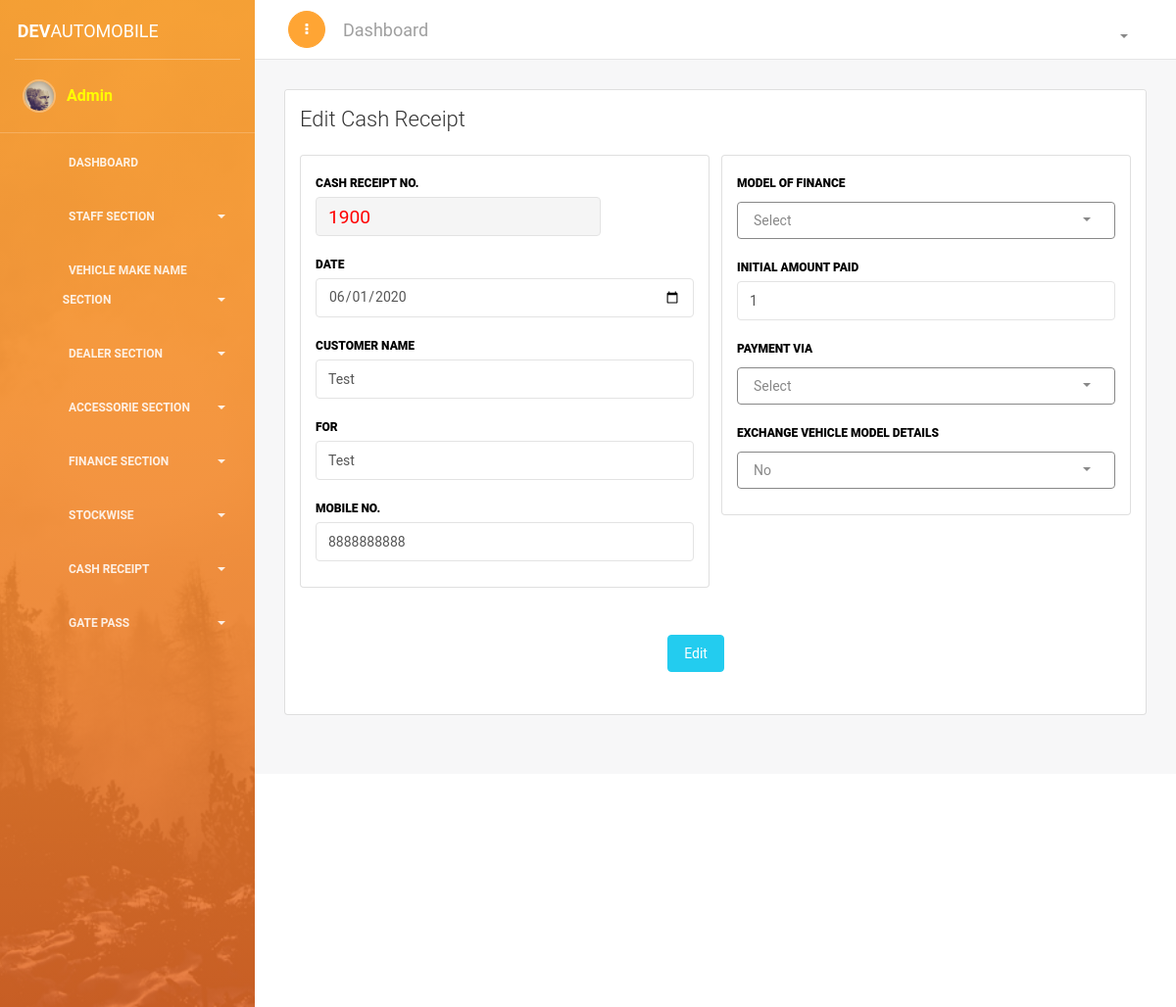
/edit-cash-receipt.php?id=1 (signed in), run on the app's committed database.
### tables this page shows
CREATE TABLE `receiptmgmt` (
  `id` int(11) NOT NULL,
  `receiptNo` int(11) NOT NULL,
  `date` varchar(150) NOT NULL,
  `cusName` varchar(250) NOT NULL,
  `forName` varchar(350) NOT NULL,
  `mobile` varchar(15) NOT NULL,
  `financeMode` int(11) NOT NULL,
  `amtPaid` varchar(20) NOT NULL,
  `payVia` varchar(50) NOT NULL,
  `cheqDate` varchar(20) NOT NULL,
  `exVehOpt` int(1) NOT NULL,
  `exVehModel` varchar(90) NOT NULL,
  `exVehNo` varchar(20) NOT NULL,
  `exVehAmt` varchar(20) NOT NULL,
  `updatedTimeDate` datetime NOT NULL DEFAULT '0000-00-00 00:00:00'
);

### edit-cash-receipt.php (the view, shortened to what this page needs)
<?php
if(!isset($_SESSION['name'])){
echo "<script> window.open('login.php', '_self')</script>";
}else{
require_once('header/header.php');
require_once('header/conn.php');
?>
<link href="https://cdn.datatables.net/1.10.18/css/dataTables.bootstrap4.min.css" rel="stylesheet">
<div class="content">
<div class="container-fluid">
<div class="row">
<div class="col-md-12">
<div class="card ">
<div class="card-header ">
<h4 class="card-title"> <?php  ?> Edit Cash Receipt </h4>
</div>
<div class="card-body ">
		<?php
		$c = "SELECT * FROM `receiptmgmt` WHERE id='".$_GET['id']."'";
		$ca = mysqli_query($conn , $c);
		$cas = mysqli_fetch_array($ca);
		?>
		<form method="POST" name="editreceipt" id="editreceipt" action="#" class="form-horizontal" onsubmit="return validateForm()">
		<div class="row">
		<div class="col-md-6">
		<div class="card stacked-form">
		<div class="card-body ">
		<div class="form-group" id="">
		<label id="font-color-label">Cash Receipt No. </label>
		<input style="color: red;  font-size: larger;  width: auto;" id="shortItem" name="receiptNo" value="<?php echo $cas['receiptNo']; ?>" type="text" placeholder="Cash Receipt No." class="form-control" readonly>
		</div>
		<div class="form-group">
		<label id="font-color-label">Date </label>
		<input type="date" id="challanDate" name="date" class="form-control" placeholder="Date Picker Here" value="<?php echo $cas['date']; ?>" />
		</div>
		<div class="form-group" id="">
		<label id="font-color-label">Customer Name</label>
		<input id="cusName" name="cusName" type="text" placeholder="Enter Customer Name" value="<?php echo $cas['cusName']; ?>" class="form-control">
		</div>
		<div class="form-group">
		<label id="font-color-label"> For </label>
		<input id="forName" name="forName" type="text" placeholder="Enter Customer  For Name"  value="<?php echo $cas['forName']; ?>" class="form-control">
		</div>
		<div class="form-group">
		<label id="font-color-label"> Mobile No.  </label>
		<input id="mobile" name="mobile" type="text" placeholder="Enter Mobile No" class="form-control" onkeypress="return mobileNo(event)" value="<?php echo $cas['mobile']; ?>">
		</div>
		</div>
		</div>
		</div>
		<div class="col-md-6">
		<div class="card stacked-form">
		<div class="card-body ">
		<div class="form-group" >
		<label id="font-color-label">Model Of Finance</label>
		</div>
		<div class="form-group">
		<label id="font-color-label"> Initial Amount Paid </label>
		<input id="amtPaid" name="amtPaid" type="text" placeholder="Enter Amount" class="form-control" value="<?php echo $cas['amtPaid']; ?>">
		</div>
		<div class="form-group">
		<label id="font-color-label">Payment Via</label>
		</div>
		<div class="form-group">
		<label id="font-color-label">Exchange Vehicle Model Details</label>
		<select id="exchange_veh_detail" name="exVehOpt" class="selectpicker" data-title="Select" data-style="btn-default btn-outline" data-menu-style="dropdown-blue">
		<option value="2" <?php if($cas['exVehOpt'] == '2') echo 'selected="selected"'; ?> >No</option>
		</select>
		</div>
		</div>
		</div>
		</div>
		</div>
<div class="row">
<div class="col-sm-2">
</div>
<div class="col-sm-10">
<div class="row">
<div class="col-md-4">
</div>
<div class="col-md-4">
<div class="form-group">
<input type="submit" class="btn btn-fill btn-info" name="edit" id="addstockdata11" value="Edit" >
</div>
</div>
<div class="col-md-4">
</div>
</div>
</div>
</div>
</form>
</div>
</div>
</div>
</div>
</div>
</div>
<?php
require_once('header/footer.php');
 } ?>

### edit-cash-receipt.php (style rules this page uses)
#font-color-label { color: black; font-weight: 800; }

### data on the page
receiptmgmt: receiptNo "1900", date "06/01/2020", cusName "Test", forName "Test", mobile "8888888888", amtPaid "1"

### other printed values
$_SESSION['name'] "Admin"
